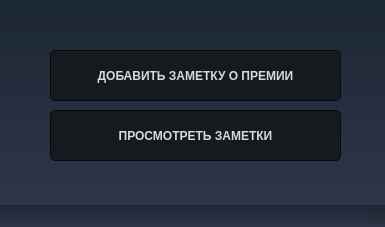
<?xml version="1.0" encoding="UTF-8"?>
<ui version="4.0">
 <class>PrizeActionWidget</class>
 <widget class="QMainWindow" name="PrizeActionWidget">
  <property name="geometry">
   <rect>
    <x>0</x>
    <y>0</y>
    <width>385</width>
    <height>227</height>
   </rect>
  </property>
  <property name="windowTitle">
   <string>MainWindow</string>
  </property>
  <property name="styleSheet">
   <string notr="true">
/*-----QWidget-----*/
QWidget
{
	background-color: qlineargradient(spread:repeat, x1:1, y1:0, x2:1, y2:1, stop:0 rgba(27, 39, 50, 255),stop:1 rgba(47, 53, 74, 255));
	color: #000000;

}


/*-----QLabel-----*/
QLabel
{
	background-color: transparent;
	color: #c2c7d5;
	font-size: 12px;

}


/*-----QPushButton-----*/
QToolButton {
	border-style: solid;
	border-top-color: qlineargradient(spread:pad, x1:0.5, y1:1, x2:0.5, y2:0, stop:0 rgb(215, 215, 215), stop:1 rgb(222, 222, 222));
	border-right-color: qlineargradient(spread:pad, x1:0, y1:0.5, x2:1, y2:0.5, stop:0 rgb(217, 217, 217), stop:1 rgb(227, 227, 227));
	border-left-color: qlineargradient(spread:pad, x1:0, y1:0.5, x2:1, y2:0.5, stop:0 rgb(227, 227, 227), stop:1 rgb(217, 217, 217));
	border-bottom-color: qlineargradient(spread:pad, x1:0.5, y1:1, x2:0.5, y2:0, stop:0 rgb(215, 215, 215), stop:1 rgb(222, 222, 222));
	border-width: 1px;
	border-radius: 5px;
	color: #d3dae3;
	padding: 2px;
	background-color: rgb(255,255,255);
}
QToolButton:hover{
	border-style: solid;
	border-top-color: qlineargradient(spread:pad, x1:0.5, y1:1, x2:0.5, y2:0, stop:0 rgb(195, 195, 195), stop:1 rgb(222, 222, 222));
	border-right-color: qlineargradient(spread:pad, x1:0, y1:0.5, x2:1, y2:0.5, stop:0 rgb(197, 197, 197), stop:1 rgb(227, 227, 227));
	border-left-color: qlineargradient(spread:pad, x1:0, y1:0.5, x2:1, y2:0.5, stop:0 rgb(227, 227, 227), stop:1 rgb(197, 197, 197));
	border-bottom-color: qlineargradient(spread:pad, x1:0.5, y1:1, x2:0.5, y2:0, stop:0 rgb(195, 195, 195), stop:1 rgb(222, 222, 222));
	border-width: 1px;
	border-radius: 5px;
	color: rgb(0,0,0);
	padding: 2px;
	background-color: rgb(255,255,255);
}
QToolButton:pressed{
	border-style: solid;
	border-top-color: qlineargradient(spread:pad, x1:0.5, y1:1, x2:0.5, y2:0, stop:0 rgb(215, 215, 215), stop:1 rgb(222, 222, 222));
	border-right-color: qlineargradient(spread:pad, x1:0, y1:0.5, x2:1, y2:0.5, stop:0 rgb(217, 217, 217), stop:1 rgb(227, 227, 227));
	border-left-color: qlineargradient(spread:pad, x1:0, y1:0.5, x2:1, y2:0.5, stop:0 rgb(227, 227, 227), stop:1 rgb(217, 217, 217));
	border-bottom-color: qlineargradient(spread:pad, x1:0.5, y1:1, x2:0.5, y2:0, stop:0 rgb(215, 215, 215), stop:1 rgb(222, 222, 222));
	border-width: 1px;
	border-radius: 5px;
	color: rgb(0,0,0);
	padding: 2px;
	background-color: rgb(142,142,142);
}
QPushButton{
	border-style: solid;
	border-color: #050a0e;
	border-width: 1px;
	border-radius: 5px;
	color: #d3dae3;
	padding: 2px;
	background-color: #151a1e;
}
QPushButton::default{
	border-style: solid;
	border-color: #050a0e;
	border-width: 1px;
	border-radius: 5px;
	color: #FFFFFF;
	padding: 2px;
	background-color: #151a1e;;
}
QPushButton:hover{
	border-style: solid;
	border-color: #050a0e;
	border-width: 1px;
	border-radius: 5px;
	color: #d3dae3;
	padding: 2px;
	background-color: #1c1f1f;
}
QPushButton:pressed{
	border-style: solid;
	border-color: #050a0e;
	border-width: 1px;
	border-radius: 5px;
	color: #d3dae3;
	padding: 2px;
	background-color: #2c2f2f;
}
QPushButton:disabled{
	border-style: solid;
	border-top-color: qlineargradient(spread:pad, x1:0.5, y1:1, x2:0.5, y2:0, stop:0 rgb(215, 215, 215), stop:1 rgb(222, 222, 222));
	border-right-color: qlineargradient(spread:pad, x1:0, y1:0.5, x2:1, y2:0.5, stop:0 rgb(217, 217, 217), stop:1 rgb(227, 227, 227));
	border-left-color: qlineargradient(spread:pad, x1:0, y1:0.5, x2:1, y2:0.5, stop:0 rgb(227, 227, 227), stop:1 rgb(217, 217, 217));
	border-bottom-color: qlineargradient(spread:pad, x1:0.5, y1:1, x2:0.5, y2:0, stop:0 rgb(215, 215, 215), stop:1 rgb(222, 222, 222));
	border-width: 1px;
	border-radius: 5px;
	color: #808086;
	padding: 2px;
	background-color: rgb(142,142,142);
}


/*-----QCheckBox-----*/
QCheckBox
{
	background-color: transparent;
	color: #fff;
	font-size: 10px;
	font-weight: bold;
	border: none;
	border-radius: 5px;

}


/*-----QCheckBox-----*/
QCheckBox::indicator
{
    color: #b1b1b1;
    background-color: #323232;
    border: 1px solid darkgray;
    width: 12px;
    height: 12px;

}


QCheckBox::indicator:checked
{
    image:url(&quot;./ressources/check.png&quot;);
	background-color: qlineargradient(spread:pad, x1:0, y1:0.511, x2:1, y2:0.511, stop:0 rgba(0, 172, 149, 255),stop:0.995192 rgba(54, 197, 177, 255));;
    border: 1px solid #607cff;

}


QCheckBox::indicator:unchecked:hover
{
    border: 1px solid #08b099;

}


QCheckBox::disabled
{
	color: #656565;

}


QCheckBox::indicator:disabled
{
	background-color: #656565;
	color: #656565;
    border: 1px solid #656565;

}


/*-----QLineEdit-----*/
QLineEdit
{
	background-color: #c2c7d5;
	color: #000;
	font-weight: bold;
	border: none;
	border-radius: 2px;
	padding: 3px;

}


/*-----QListView-----*/
QListView
{
	background-color: qlineargradient(spread:pad, x1:1, y1:0, x2:1, y2:1, stop:0 rgba(50, 61, 80, 255),stop:1 rgba(44, 49, 69, 255));
	color: #fff;
	font-size: 12px;
	font-weight: bold;
	border: 1px solid #191919;
	show-decoration-selected: 0;

}


QListView::item
{
	color: #31cecb;
	background-color: #454e5e;
	border: none;
	padding: 5px;
	border-radius: 0px;
	padding-left : 10px;
	height: 42px;

}

QListView::item:selected
{
	color: #31cecb;
	background-color: #454e5e;

}


QListView::item:!selected
{
	color:white;
	background-color: transparent;
	border: none;
	padding-left : 10px;

}


QListView::item:!selected:hover
{
	color: #bbbcba;
	background-color: #454e5e;
	border: none;
	padding-left : 10px;

}


/*-----QTreeView-----*/
QTreeView 
{
	background-color: #232939;
	show-decoration-selected: 0;
	color: #c2c8d7;

}


QTreeView::item 
{
	border-top-color: transparent;
	border-bottom-color: transparent;

}


QTreeView::item:hover 
{
	background-color: #606060;
	color: #fff;

}


QTreeView::item:selected 
{
	background-color: #0ab19a;
	color: #fff;

}


QTreeView::item:selected:active
{
	background-color: #0ab19a;
	color: #fff;

}


QTreeView::branch:has-children:!has-siblings:closed,
QTreeView::branch:closed:has-children:has-siblings 
{
	image: url(://tree-closed.png);

}

QTreeView::branch:open:has-children:!has-siblings,
QTreeView::branch:open:has-children:has-siblings  
{
	image: url(://tree-open.png);

}


/*-----QTableView &amp; QTableWidget-----*/
QTableView
{
    background-color: #232939;
	border: 1px solid gray;
    color: #f0f0f0;
    gridline-color: #232939;
    outline : 0;

}


QTableView::disabled
{
    background-color: #242526;
    border: 1px solid #32414B;
    color: #656565;
    gridline-color: #656565;
    outline : 0;

}


QTableView::item:hover 
{
    background-color: #606060;
    color: #f0f0f0;

}


QTableView::item:selected 
{
	background-color: #0ab19a;
    color: #F0F0F0;

}


QTableView::item:selected:disabled
{
    background-color: #1a1b1c;
    border: 2px solid #525251;
    color: #656565;

}


QTableCornerButton::section
{
	background-color: #343a49;
    color: #fff;

}


QHeaderView::section
{
	color: #fff;
	border-top: 0px;
	border-bottom: 1px solid gray;
	border-right: 1px solid gray;
	background-color: #343a49;
    margin-top:1px;
	margin-bottom:1px;
	padding: 5px;

}


QHeaderView::section:disabled
{
    background-color: #525251;
    color: #656565;

}


QHeaderView::section:checked
{
    color: #fff;
    background-color: #0ab19a;

}


QHeaderView::section:checked:disabled
{
    color: #656565;
    background-color: #525251;

}


QHeaderView::section::vertical::first,
QHeaderView::section::vertical::only-one
{
    border-top: 1px solid #353635;

}


QHeaderView::section::vertical
{
    border-top: 1px solid #353635;

}


QHeaderView::section::horizontal::first,
QHeaderView::section::horizontal::only-one
{
    border-left: 1px solid #353635;

}


QHeaderView::section::horizontal
{
    border-left: 1px solid #353635;

}


/*-----QScrollBar-----*/
QScrollBar:horizontal 
{
    background-color: transparent;
    height: 8px;
    margin: 0px;
    padding: 0px;

}


QScrollBar::handle:horizontal 
{
    border: none;
	min-width: 100px;
    background-color: #56576c;

}


QScrollBar::add-line:horizontal, 
QScrollBar::sub-line:horizontal,
QScrollBar::add-page:horizontal, 
QScrollBar::sub-page:horizontal 
{
    width: 0px;
    background-color: transparent;

}


QScrollBar:vertical 
{
    background-color: transparent;
    width: 8px;
    margin: 0;

}


QScrollBar::handle:vertical 
{
    border: none;
	min-height: 100px;
    background-color: #56576c;

}


QScrollBar::add-line:vertical, 
QScrollBar::sub-line:vertical,
QScrollBar::add-page:vertical, 
QScrollBar::sub-page:vertical 
{
    height: 0px;
    background-color: transparent;

}
</string>
  </property>
  <widget class="QWidget" name="prize_actions_widget">
   <widget class="QPushButton" name="add_line_button">
    <property name="geometry">
     <rect>
      <x>50</x>
      <y>50</y>
      <width>291</width>
      <height>51</height>
     </rect>
    </property>
    <property name="font">
     <font>
      <weight>75</weight>
      <bold>true</bold>
     </font>
    </property>
    <property name="text">
     <string>ДОБАВИТЬ ЗАМЕТКУ О ПРЕМИИ</string>
    </property>
   </widget>
   <widget class="QPushButton" name="see_lines_button">
    <property name="geometry">
     <rect>
      <x>50</x>
      <y>110</y>
      <width>291</width>
      <height>51</height>
     </rect>
    </property>
    <property name="font">
     <font>
      <weight>75</weight>
      <bold>true</bold>
     </font>
    </property>
    <property name="text">
     <string>ПРОСМОТРЕТЬ ЗАМЕТКИ</string>
    </property>
   </widget>
  </widget>
  <widget class="QMenuBar" name="menubar">
   <property name="geometry">
    <rect>
     <x>0</x>
     <y>0</y>
     <width>385</width>
     <height>21</height>
    </rect>
   </property>
  </widget>
  <widget class="QStatusBar" name="statusbar"/>
 </widget>
 <resources/>
 <connections/>
</ui>
